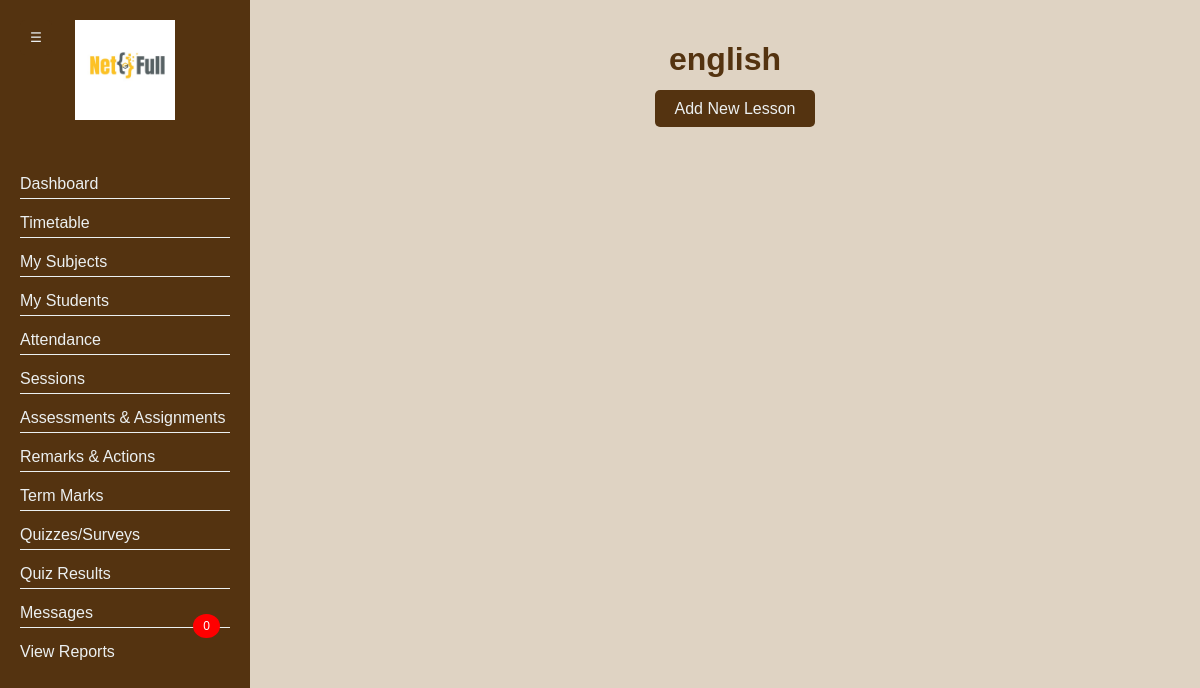
Before: /view_subject/1 (signed in) with the older database file.
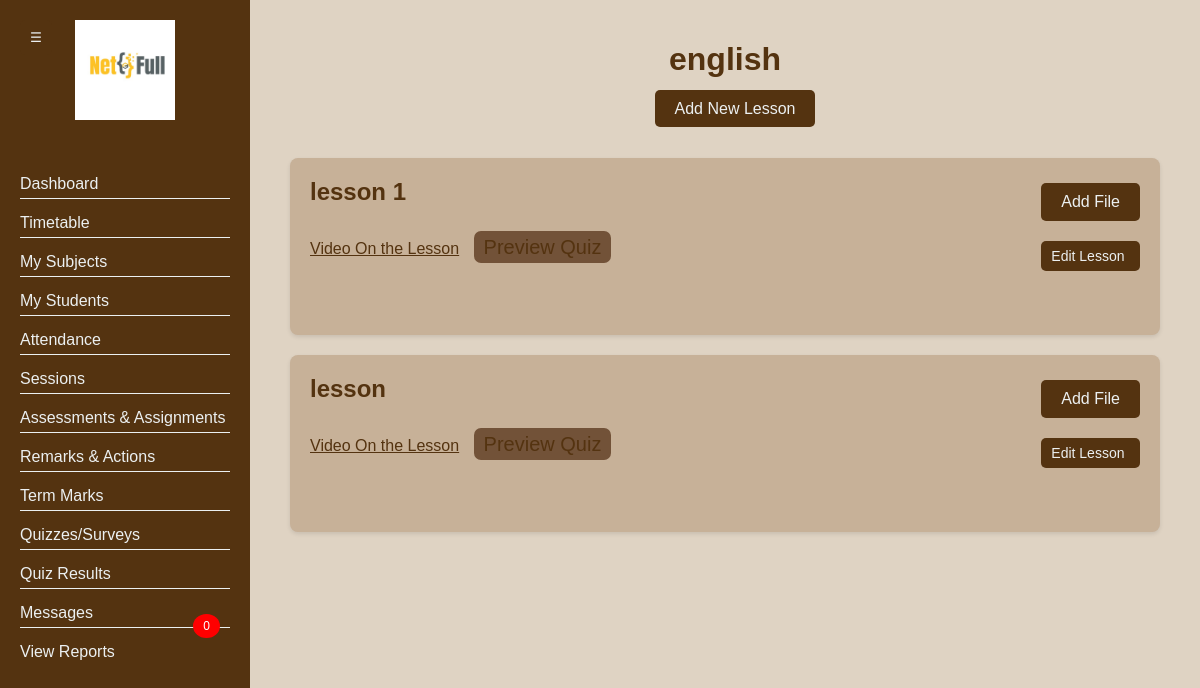
After: the same page with the newer database file.
### main.py (models this page shows)
    class Lessons(db.Model):
        id = db.Column(db.Integer, primary_key=True)
        name = db.Column(db.String(100))
        subject_id = db.Column(db.Integer, db.ForeignKey('subjects.id'))
        files = db.relationship('Files', backref='lesson')
        video_link = db.relationship('Videos', backref='lesson')
        quizzes = db.relationship('Quizzes', backref='lesson')

    class Videos(db.Model):
        id = db.Column(db.Integer, primary_key=True)
        name = db.Column(db.String(100))
        url = db.Column(db.String(200))
        lesson_id = db.Column(db.Integer, db.ForeignKey('lessons.id'))

### main.py (the view)
@app.route('/view_subject/<int:subject_id>')
@login_required
def view_subject(subject_id):
    subject = Subjects.query.get_or_404(subject_id)
    print(f"Subject ID: {subject_id}")
    lessons = Lessons.query.filter_by(subject_id=subject.id).all()
    lesson_videos = {lesson.id: Videos.query.filter_by(lesson_id=lesson.id).all() for lesson in lessons}
    lesson_files = {lesson.id: Files.query.filter_by(lesson_id=lesson.id).all() for lesson in lessons}
    lesson_quizzes = {lesson.id: Quizzes.query.filter_by(lesson_id=lesson.id).all() for lesson in lessons}
    if current_user.role == "student":
        return render_template("view_subject.html", subject=subject, lessons=lessons, lesson_videos=lesson_videos, lesson_files=lesson_files, lesson_quiz=lesson_quizzes, user=current_user,student_id=current_user.id)
    elif current_user.role == "teacher":
        if subject.teacher_id == current_user.id:
            return render_template("view_subject_teacher.html", subject=subject, lessons=lessons, lesson_videos=lesson_videos, lesson_files=lesson_files, lesson_quiz=lesson_quizzes, user=current_user)
        else:
            flash("You are not assigned to this subject.", "danger")
            return redirect(url_for('dashboard'))
    elif current_user.role == "parent":
        if request.method == 'POST':
            child_id = request.form.get('child_id')
            print(f"Child ID: {child_id}")
        return render_template("view_subject.html", subject=subject, lessons=lessons, lesson_videos=lesson_videos, lesson_files=lesson_files, lesson_quiz=lesson_quizzes)
    elif current_user.role == "admin":
        return render_template("view_subject_teacher.html", subject=subject, lessons=lessons,
                               lesson_videos=lesson_videos, lesson_files=lesson_files, lesson_quiz=lesson_quizzes,
                               user=current_user)
    else:
        flash("You do not have the necessary permissions to view this page.", "danger")
        return redirect(url_for('dashboard'))

### main.py (called while the page is built)
@login_manager.user_loader
def load_user(user_id):
    user = Users.query.get(int(user_id))
    return user

@app.context_processor
def utility_processor():
    return dict(enumerate=enumerate)

### templates/view_subject_teacher.html (shortened to what this page needs)
<!DOCTYPE html>
<html lang="en">
<head>
    <link rel="stylesheet" href="../static/css/simplebar.css">
    <link rel="stylesheet" href="../static/css/feather.css">
    <link rel="stylesheet" href="../static/css/fullcalendar.css">
    <link rel="stylesheet" href="../static/css/select2.css">
    <link rel="stylesheet" href="../static/css/dropzone.css">
    <link rel="stylesheet" href="../static/css/uppy.min.css">
    <link rel="stylesheet" href="../static/css/jquery.steps.css">
    <link rel="stylesheet" href="../static/css/jquery.timepicker.css">
    <link rel="stylesheet" href="../static/css/quill.snow.css">
    <link rel="stylesheet" href="../static/css/daterangepicker.css">
</head>
<body>
{% extends "teacher_base.html" %}
{% block content %}
    <div>
        <div>
            <div class="dashboard-header">
                <h1 style="color: #543310;">{{ subject.name }}</h1>
                <a href="/create_lesson/{{ subject.id }}" class="add-lesson-btn">Add New Lesson</a>
            </div>
            <div class="posts">
    {% for lesson in lessons %}
    <div class="post">
        <h2>{{ lesson.name }}</h2>
        {% if lesson_videos[lesson.id] %}
        {% for video in lesson_videos[lesson.id] %}
        <p>
            <a href="/video/{{ video.id }}">Video On the Lesson</a>
        {% if lesson_quiz.get(lesson.id) %}  <a href="/take_quiz/{{ lesson.id }}" class="take-quiz-btn">Preview Quiz</a>
            {% else %}
                        <a href="/create_quiz/{{ lesson.id }}" class="add-quiz-btn">Add Quiz</a>
        {% endif %}
        </p>
        {% endfor %}
        {% endif %}
        <div class="button-container">
            {% if not lesson.files %}
            <form action="/create_file/{{ lesson.id }}" method="GET">
                <button type="submit" class="add-lesson-btn">Add File</button>
            </form>
            {% endif %}
            <a href="/edit_lesson/{{ lesson.id }}" class="add-quiz-btn">Edit Lesson</a>
        </div>
    </div>
    {% endfor %}
</div>
        </div>
    </div>
{% endblock %}

Changed rows visible on the page:
added Lessons: name "lesson 1"
added Lessons: name "lesson"
